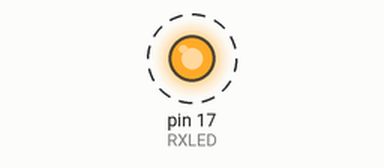
Simulated run of this sketch. Board: SparkFun Pro Micro, built with avr-gcc and run on an emulated ATmega32U4. Shown: output pins drawn as LEDs (lit = HIGH). Dashed ring = blinking.

Above: at 0.5 s.
Timing chart, 0 to 3.5 s (numbered marks = the images above):
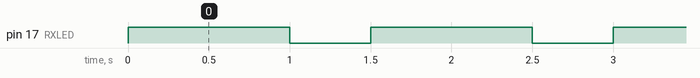

The sketch:

firmware.ino
```cpp
int RXLED = 17;

void setup() {
  Serial.begin(9600);
  pinMode(RXLED, OUTPUT);
}

void loop() {
  digitalWrite(RXLED, HIGH);
  delay(1000);
  digitalWrite(RXLED, LOW);
  delay(500);
}
```

Measured:
- by itself, pin 17 (RXLED): alternates HIGH for 1.0 s and LOW for 0.50 s
